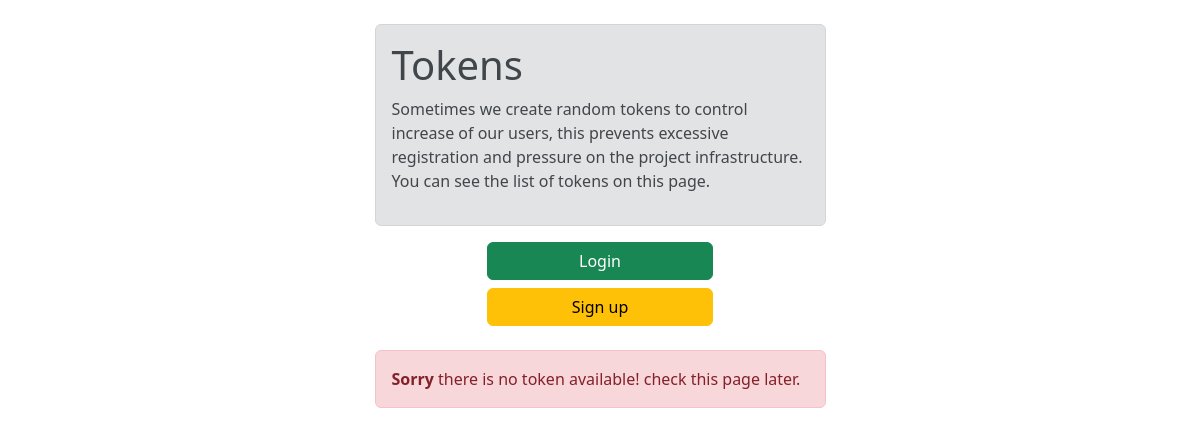
Before: /at with the older database file.
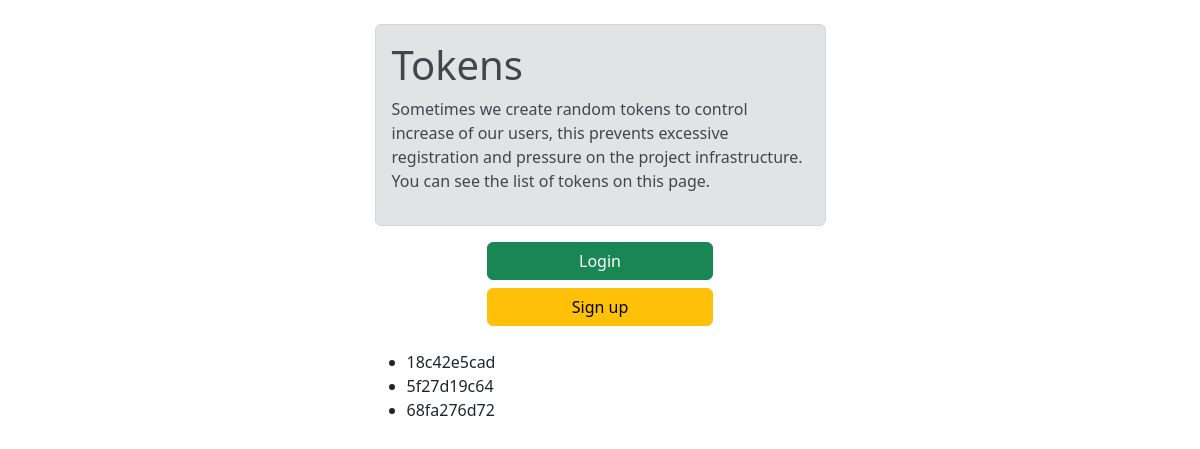
After: the same page with the newer database file.
### access_token/models.py (models this page shows)
class AccessToken(models.Model):
    access_token = models.CharField(max_length=128, verbose_name="Access Token", null=False, blank=False)
    representative = models.ForeignKey(User, on_delete=models.CASCADE,
                                       help_text="That user whom created this after deposit confirm",
                                       related_name='representative_id')
    user = models.ForeignKey(User, on_delete=models.CASCADE, help_text="user registered with this token", null=True,
                             blank=True)
    is_used = models.BooleanField(default=False, help_text='a user registered with this token')
    by_superuser = models.BooleanField(default=False, verbose_name='Create by admin',
                                       help_text="Super user Created this Accesses token manually")
    date = models.DateTimeField(verbose_name="Date", auto_now_add=True, null=True)
    objects = AccessTokenManager()
    def __str__(self):
        return self.access_token

### access_token/views.py (the view)
# urls.py: path('at', at, name='at'),
def at(request):
    at_list = AccessToken.objects.filter(by_superuser=True, is_used=False)
    print(at_list)
    context = {
        'at_list': at_list,
    }
    return render(request, 'at/at.html', context)

### templates/at/at.html (shortened to what this page needs)
{% load static %}
<!DOCTYPE html>
<html lang="en">
<head>
    <link rel="stylesheet" href="{% static 'css/bootstrap.css' %}">
</head>
<body>
<div class="container">
    <div class="row justify-content-md-center">
        <div class="col col-lg-2"></div>
        <div class="col-md-5">
            <br>
            <div class="alert alert-secondary" role="alert">
                <h1 class="alert-heading">Tokens</h1>
                <p>Sometimes we create random tokens to control increase of our users, this prevents
                    excessive registration and pressure on the project infrastructure. You can see the list of tokens on
                    this page.</p>
            </div>
            {% if request.user.is_superuser %}
                <div class="d-grid gap-2 col-6 mx-auto">
                    <a href="/admin" class="btn btn-success" type="button">Admin</a>
                </div>
            {% elif not request.user.is_authenticated %}
                <div class="d-grid gap-2 col-6 mx-auto">
                    <a href="{% url 'users:login' %}" class="btn btn-success" type="button">Login</a>
                    <a href="{% url 'users:signup' %}" class="btn btn-warning" type="button">Sign up</a>
                </div>
            {% else %}
                <div class="d-grid gap-2 col-6 mx-auto">
                    <a href="{% url 'home' %}" class="btn btn-outline-primary" type="button">Home</a>
                    <a href="{% url 'financial:deposit' %}" class="btn btn-outline-success" type="button">Deposit</a>
                </div>
            {% endif %}
            <br>
            {% if at_list %}
                <ul>
                    {% for at in at_list %}
                        <li>{{ at.access_token }}</li>
                    {% endfor %}
                </ul>
            {% else %}
                <div class="alert alert-danger">
                    <strong>Sorry</strong> there is no token available! check this page later.
                </div>
            {% endif %}
        </div>
        <div class="col col-lg-2"></div>
    </div>
</div>
</body>
</html>

Changed rows visible on the page:
added AccessToken: access_token "18c42e5cad"
added AccessToken: access_token "5f27d19c64"
added AccessToken: access_token "68fa276d72"
Other visible differences:
text no longer shown: "Sorry there is no token available! check this page later."
